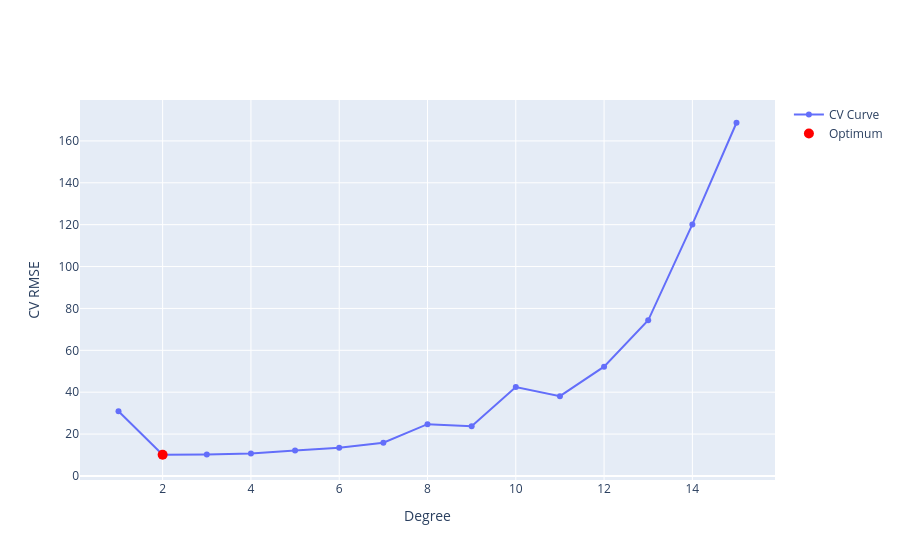

Here is the notebook cell this chart was saved with:
### Markdown cell above
In the following we compute the cross validated RMSE for different numbers of polynomial basis values

### Code cell
from sklearn.model_selection import KFold
kfold_splits = 5
kfold = KFold(kfold_splits, shuffle=True, random_state=42)

mse_scores = []
poly_degrees = np.arange(1,16)
for k in poly_degrees:
    Phi = poly_phi(k)(X_tr)
    
    # One step in k-fold cross validation
    def score_model(train_index, test_index):
        model = linear_model.LinearRegression()
        model.fit(Phi[train_index,], Y_tr[train_index])
        return mean_squared_error(Y_tr[test_index], 
                                  model.predict(Phi[test_index,]))
    

    score = np.mean([score_model(tr_ind, te_ind) 
                     for (tr_ind, te_ind) in kfold.split(Phi)])
    mse_scores.append(score)
    
    
rmse_scores = np.sqrt(np.array(mse_scores))

iplot(
    go.Figure(
        data=[go.Scatter(name="CV Curve", x=poly_degrees, y=rmse_scores),
              go.Scatter(name="Optimum", x=[poly_degrees[np.argmin(rmse_scores)]], y=[np.min(rmse_scores)],
                         mode="markers", marker=dict(color="red", size=10))
             ],
        layout=go.Layout(xaxis=dict(title="Degree"), yaxis=dict(title="CV RMSE"))),
    filename="basis_function_cv_curve")

### Figure 1 — Plotly figure (JSON) as saved in the notebook; plotly's stock layout.template omitted (floating-point values rounded to 4 significant figures)
{"data": [{"name": "CV Curve", "type": "scatter", "x": [1, 2, 3, 4, 5, 6, 7, 8, 9, 10, 11, 12, 13, 14, 15], "y": [30.85, 10.12, 10.26, 10.71, 12.09, 13.52, 15.88, 24.71, 23.73, 42.44, 38.1, 52.2, 74.33, 120.1, 168.7]}, {"marker": {"color": "red", "size": 10}, "mode": "markers", "name": "Optimum", "type": "scatter", "x": [2], "y": [10.12]}], "layout": {"xaxis": {"title": {"text": "Degree"}}, "yaxis": {"title": {"text": "CV RMSE"}}}}
